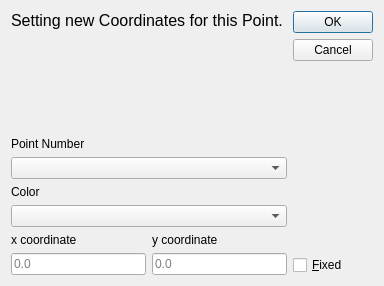
<?xml version="1.0" encoding="UTF-8"?>
<ui version="4.0">
 <class>Dialog</class>
 <widget class="QDialog" name="Dialog">
  <property name="geometry">
   <rect>
    <x>0</x>
    <y>0</y>
    <width>384</width>
    <height>286</height>
   </rect>
  </property>
  <property name="minimumSize">
   <size>
    <width>384</width>
    <height>286</height>
   </size>
  </property>
  <property name="maximumSize">
   <size>
    <width>384</width>
    <height>286</height>
   </size>
  </property>
  <property name="windowTitle">
   <string>Point</string>
  </property>
  <property name="windowIcon">
   <iconset resource="../../icons.qrc">
    <normaloff>:/icons/editpoint.png</normaloff>:/icons/editpoint.png</iconset>
  </property>
  <property name="sizeGripEnabled">
   <bool>false</bool>
  </property>
  <property name="modal">
   <bool>true</bool>
  </property>
  <layout class="QHBoxLayout" name="horizontalLayout">
   <item>
    <layout class="QVBoxLayout" name="verticalLayout">
     <item>
      <widget class="QLabel" name="label_3">
       <property name="sizePolicy">
        <sizepolicy hsizetype="Preferred" vsizetype="Expanding">
         <horstretch>0</horstretch>
         <verstretch>0</verstretch>
        </sizepolicy>
       </property>
       <property name="text">
        <string>&lt;html&gt;&lt;head/&gt;&lt;body&gt;&lt;p&gt;&lt;span style=&quot; font-size:12pt;&quot;&gt;Setting new Coordinates for this Point.&lt;/span&gt;&lt;/p&gt;&lt;/body&gt;&lt;/html&gt;</string>
       </property>
       <property name="textFormat">
        <enum>Qt::RichText</enum>
       </property>
       <property name="alignment">
        <set>Qt::AlignLeading|Qt::AlignLeft|Qt::AlignTop</set>
       </property>
       <property name="wordWrap">
        <bool>true</bool>
       </property>
      </widget>
     </item>
     <item>
      <widget class="QLabel" name="label_4">
       <property name="text">
        <string>&lt;html&gt;&lt;head/&gt;&lt;body&gt;&lt;p&gt;Point Number&lt;/p&gt;&lt;/body&gt;&lt;/html&gt;</string>
       </property>
       <property name="textFormat">
        <enum>Qt::RichText</enum>
       </property>
       <property name="alignment">
        <set>Qt::AlignLeading|Qt::AlignLeft|Qt::AlignTop</set>
       </property>
      </widget>
     </item>
     <item>
      <widget class="QComboBox" name="Point"/>
     </item>
     <item>
      <widget class="QLabel" name="label_5">
       <property name="text">
        <string>&lt;html&gt;&lt;head/&gt;&lt;body&gt;&lt;p&gt;Color&lt;/p&gt;&lt;/body&gt;&lt;/html&gt;</string>
       </property>
       <property name="textFormat">
        <enum>Qt::RichText</enum>
       </property>
       <property name="alignment">
        <set>Qt::AlignLeading|Qt::AlignLeft|Qt::AlignTop</set>
       </property>
      </widget>
     </item>
     <item>
      <widget class="QComboBox" name="Color"/>
     </item>
     <item>
      <layout class="QGridLayout" name="gridLayout">
       <item row="0" column="0">
        <widget class="QLabel" name="label">
         <property name="text">
          <string>x coordinate</string>
         </property>
        </widget>
       </item>
       <item row="0" column="1">
        <widget class="QLabel" name="label_2">
         <property name="text">
          <string>y coordinate</string>
         </property>
        </widget>
       </item>
       <item row="1" column="0">
        <widget class="QLineEdit" name="X_coordinate">
         <property name="placeholderText">
          <string>0.0</string>
         </property>
        </widget>
       </item>
       <item row="1" column="1">
        <widget class="QLineEdit" name="Y_coordinate">
         <property name="placeholderText">
          <string>0.0</string>
         </property>
        </widget>
       </item>
      </layout>
     </item>
    </layout>
   </item>
   <item>
    <layout class="QVBoxLayout" name="verticalLayout_2">
     <item>
      <widget class="QDialogButtonBox" name="buttonBox">
       <property name="sizePolicy">
        <sizepolicy hsizetype="Fixed" vsizetype="Fixed">
         <horstretch>0</horstretch>
         <verstretch>0</verstretch>
        </sizepolicy>
       </property>
       <property name="orientation">
        <enum>Qt::Vertical</enum>
       </property>
       <property name="standardButtons">
        <set>QDialogButtonBox::Cancel|QDialogButtonBox::Ok</set>
       </property>
      </widget>
     </item>
     <item>
      <spacer name="verticalSpacer">
       <property name="orientation">
        <enum>Qt::Vertical</enum>
       </property>
       <property name="sizeHint" stdset="0">
        <size>
         <width>20</width>
         <height>40</height>
        </size>
       </property>
      </spacer>
     </item>
     <item>
      <widget class="QCheckBox" name="Fix_Point">
       <property name="sizePolicy">
        <sizepolicy hsizetype="Fixed" vsizetype="Fixed">
         <horstretch>0</horstretch>
         <verstretch>0</verstretch>
        </sizepolicy>
       </property>
       <property name="text">
        <string>&amp;Fixed</string>
       </property>
      </widget>
     </item>
    </layout>
   </item>
  </layout>
 </widget>
 <resources>
  <include location="../../icons.qrc"/>
 </resources>
 <connections>
  <connection>
   <sender>buttonBox</sender>
   <signal>accepted()</signal>
   <receiver>Dialog</receiver>
   <slot>accept()</slot>
   <hints>
    <hint type="sourcelabel">
     <x>248</x>
     <y>254</y>
    </hint>
    <hint type="destinationlabel">
     <x>157</x>
     <y>274</y>
    </hint>
   </hints>
  </connection>
  <connection>
   <sender>buttonBox</sender>
   <signal>rejected()</signal>
   <receiver>Dialog</receiver>
   <slot>reject()</slot>
   <hints>
    <hint type="sourcelabel">
     <x>316</x>
     <y>260</y>
    </hint>
    <hint type="destinationlabel">
     <x>286</x>
     <y>274</y>
    </hint>
   </hints>
  </connection>
 </connections>
</ui>
